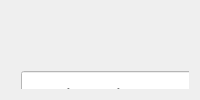
             <widget class="QWidget" name="page_4">
              <layout class="QVBoxLayout" name="verticalLayout_8">
               <item>
                <widget class="QWidget" name="widget_9" native="true">
                 <property name="minimumSize">
                  <size>
                   <width>0</width>
                   <height>40</height>
                  </size>
                 </property>
                 <widget class="QLabel" name="label_9">
                  <property name="geometry">
                   <rect>
                    <x>620</x>
                    <y>0</y>
                    <width>301</width>
                    <height>50</height>
                   </rect>
                  </property>
                  <property name="minimumSize">
                   <size>
                    <width>0</width>
                    <height>50</height>
                   </size>
                  </property>
                  <property name="font">
                   <font>
                    <pointsize>18</pointsize>
                    <weight>75</weight>
                    <bold>true</bold>
                   </font>
                  </property>
                  <property name="text">
                   <string> Add Student ➕👤</string>
                  </property>
                 </widget>
                 <widget class="QLineEdit" name="lineEdit_14">
                  <property name="geometry">
                   <rect>
                    <x>10</x>
                    <y>60</y>
                    <width>1450</width>
                    <height>50</height>
                   </rect>
                  </property>
                  <property name="minimumSize">
                   <size>
                    <width>1450</width>
                    <height>50</height>
                   </size>
                  </property>
                  <property name="maximumSize">
                   <size>
                    <width>16777215</width>
                    <height>40</height>
                   </size>
                  </property>
                  <property name="font">
                   <font>
                    <pointsize>15</pointsize>
                   </font>
                  </property>
                  <property name="styleSheet">
                   <string notr="true">background:white</string>
                  </property>
                  <property name="text">
                   <string/>
                  </property>
                  <property name="placeholderText">
                   <string> Student Id</string>
                  </property>
                 </widget>
                 <widget class="QLineEdit" name="lineEdit_15">
                  <property name="geometry">
                   <rect>
                    <x>10</x>
                    <y>420</y>
                    <width>1450</width>
                    <height>50</height>
                   </rect>
                  </property>
                  <property name="minimumSize">
                   <size>
                    <width>1450</width>
                    <height>50</height>
                   </size>
                  </property>
                  <property name="maximumSize">
                   <size>
                    <width>16777215</width>
                    <height>40</height>
                   </size>
                  </property>
                  <property name="font">
                   <font>
                    <pointsize>15</pointsize>
                   </font>
                  </property>
                  <property name="styleSheet">
                   <string notr="true">background:white</string>
                  </property>
                  <property name="placeholderText">
                   <string> Email Id</string>
                  </property>
                 </widget>
                 <widget class="QLineEdit" name="lineEdit_16">
                  <property name="geometry">
                   <rect>
                    <x>10</x>
                    <y>120</y>
                    <width>1450</width>
                    <height>50</height>
                   </rect>
                  </property>
                  <property name="minimumSize">
                   <size>
                    <width>1450</width>
                    <height>50</height>
                   </size>
                  </property>
                  <property name="maximumSize">
                   <size>
                    <width>16777215</width>
                    <height>40</height>
                   </size>
                  </property>
                  <property name="font">
                   <font>
                    <pointsize>15</pointsize>
                   </font>
                  </property>
                  <property name="styleSheet">
                   <string notr="true">background:white</string>
                  </property>
                  <property name="placeholderText">
                   <string> Student Name</string>
                  </property>
                 </widget>
                 <widget class="QLineEdit" name="lineEdit_17">
                  <property name="geometry">
                   <rect>
                    <x>10</x>
                    <y>300</y>
                    <width>1450</width>
                    <height>50</height>
                   </rect>
                  </property>
                  <property name="minimumSize">
                   <size>
                    <width>1450</width>
                    <height>50</height>
                   </size>
                  </property>
                  <property name="maximumSize">
                   <size>
                    <width>16777215</width>
                    <height>40</height>
                   </size>
                  </property>
                  <property name="font">
                   <font>
                    <pointsize>15</pointsize>
                   </font>
                  </property>
                  <property name="styleSheet">
                   <string notr="true">background:white</string>
                  </property>
                  <property name="placeholderText">
                   <string> Address</string>
                  </property>
                 </widget>
                 <widget class="QLineEdit" name="lineEdit_18">
                  <property name="geometry">
                   <rect>
                    <x>10</x>
                    <y>540</y>
                    <width>1450</width>
                    <height>50</height>
                   </rect>
                  </property>
                  <property name="minimumSize">
                   <size>
                    <width>1450</width>
                    <height>50</height>
                   </size>
                  </property>
                  <property name="maximumSize">
                   <size>
                    <width>16777215</width>
                    <height>40</height>
                   </size>
                  </property>
                  <property name="font">
                   <font>
                    <pointsize>15</pointsize>
                   </font>
                  </property>
                  <property name="styleSheet">
                   <string notr="true">background:white</string>
                  </property>
                  <property name="placeholderText">
                   <string> Father Name</string>
                  </property>
                 </widget>
                 <widget class="QLineEdit" name="lineEdit_19">
                  <property name="geometry">
                   <rect>
                    <x>10</x>
                    <y>480</y>
                    <width>1450</width>
                    <height>50</height>
                   </rect>
                  </property>
                  <property name="minimumSize">
                   <size>
                    <width>1450</width>
                    <height>50</height>
                   </size>
                  </property>
                  <property name="maximumSize">
                   <size>
                    <width>16777215</width>
                    <height>40</height>
                   </size>
                  </property>
                  <property name="font">
                   <font>
                    <pointsize>15</pointsize>
                   </font>
                  </property>
                  <property name="styleSheet">
                   <string notr="true">background:white</string>
                  </property>
                  <property name="placeholderText">
                   <string> Contact Number</string>
                  </property>
                 </widget>
                 <widget class="QLineEdit" name="lineEdit_20">
                  <property name="geometry">
                   <rect>
                    <x>10</x>
                    <y>180</y>
                    <width>1450</width>
                    <height>50</height>
                   </rect>
                  </property>
                  <property name="minimumSize">
                   <size>
                    <width>1450</width>
                    <height>50</height>
                   </size>
                  </property>
                  <property name="maximumSize">
                   <size>
                    <width>16777215</width>
                    <height>40</height>
                   </size>
                  </property>
                  <property name="font">
                   <font>
                    <pointsize>15</pointsize>
                   </font>
                  </property>
                  <property name="styleSheet">
                   <string notr="true">background:white</string>
                  </property>
                  <property name="placeholderText">
                   <string> Date of Birth</string>
                  </property>
                 </widget>
                 <widget class="QLineEdit" name="lineEdit_21">
                  <property name="geometry">
                   <rect>
                    <x>10</x>
                    <y>240</y>
                    <width>1450</width>
                    <height>50</height>
                   </rect>
                  </property>
                  <property name="minimumSize">
                   <size>
                    <width>1450</width>
                    <height>50</height>
                   </size>
                  </property>
                  <property name="maximumSize">
                   <size>
                    <width>16777215</width>
                    <height>40</height>
                   </size>
                  </property>
                  <property name="font">
                   <font>
                    <pointsize>15</pointsize>
                   </font>
                  </property>
                  <property name="styleSheet">
                   <string notr="true">background:white</string>
                  </property>
                  <property name="placeholderText">
                   <string> Gender</string>
                  </property>
                 </widget>
                 <widget class="QLineEdit" name="lineEdit_23">
                  <property name="geometry">
                   <rect>
                    <x>10</x>
                    <y>660</y>
                    <width>1450</width>
                    <height>50</height>
                   </rect>
                  </property>
                  <property name="minimumSize">
                   <size>
                    <width>1450</width>
                    <height>50</height>
                   </size>
                  </property>
                  <property name="maximumSize">
                   <size>
                    <width>16777215</width>
                    <height>40</height>
                   </size>
                  </property>
                  <property name="font">
                   <font>
                    <pointsize>15</pointsize>
                   </font>
                  </property>
                  <property name="styleSheet">
                   <string notr="true">background:white</string>
                  </property>
                  <property name="placeholderText">
                   <string> Registration Number</string>
                  </property>
                 </widget>
                 <widget class="QWidget" name="widget_10" native="true">
                  <property name="geometry">
                   <rect>
                    <x>10</x>
                    <y>720</y>
                    <width>1450</width>
                    <height>50</height>
                   </rect>
                  </property>
                  <property name="minimumSize">
                   <size>
                    <width>1450</width>
                    <height>50</height>
                   </size>
                  </property>
                  <property name="maximumSize">
                   <size>
                    <width>16777215</width>
                    <height>50</height>
                   </size>
                  </property>
                  <widget class="QPushButton" name="pushButton_20">
                   <property name="geometry">
                    <rect>
                     <x>0</x>
                     <y>0</y>
                     <width>350</width>
                     <height>50</height>
                    </rect>
                   </property>
                   <property name="maximumSize">
                    <size>
                     <width>350</width>
                     <height>50</height>
                    </size>
                   </property>
                   <property name="font">
                    <font>
                     <pointsize>15</pointsize>
                    </font>
                   </property>
                   <property name="styleSheet">
                    <string notr="true">background:white</string>
                   </property>
                   <property name="text">
                    <string> Back</string>
                   </property>
                  </widget>
                  <widget class="QPushButton" name="pushButton_21">
                   <property name="geometry">
                    <rect>
                     <x>1100</x>
                     <y>0</y>
                     <width>350</width>
                     <height>50</height>
                    </rect>
                   </property>
                   <property name="minimumSize">
                    <size>
                     <width>350</width>
                     <height>50</height>
                    </size>
                   </property>
                   <property name="font">
                    <font>
                     <pointsize>15</pointsize>
                    </font>
                   </property>
                   <property name="styleSheet">
                    <string notr="true">background:white</string>
                   </property>
                   <property name="text">
                    <string> Submit</string>
                   </property>
                  </widget>
                 </widget>
                 <widget class="QLineEdit" name="lineEdit_24">
                  <property name="geometry">
                   <rect>
                    <x>10</x>
                    <y>600</y>
                    <width>1450</width>
                    <height>50</height>
                   </rect>
                  </property>
                  <property name="minimumSize">
                   <size>
                    <width>1450</width>
                    <height>50</height>
                   </size>
                  </property>
                  <property name="maximumSize">
                   <size>
                    <width>16777215</width>
                    <height>40</height>
                   </size>
                  </property>
                  <property name="font">
                   <font>
                    <pointsize>15</pointsize>
                   </font>
                  </property>
                  <property name="styleSheet">
                   <string notr="true">background:white</string>
                  </property>
                  <property name="placeholderText">
                   <string> Father Contact Number</string>
                  </property>
                 </widget>
                 <widget class="QComboBox" name="comboBox_3">
                  <property name="geometry">
                   <rect>
                    <x>10</x>
                    <y>360</y>
                    <width>1450</width>
                    <height>50</height>
                   </rect>
                  </property>
                  <property name="minimumSize">
                   <size>
                    <width>1450</width>
                    <height>50</height>
                   </size>
                  </property>
                  <property name="maximumSize">
                   <size>
                    <width>16777215</width>
                    <height>40</height>
                   </size>
                  </property>
                  <property name="font">
                   <font>
                    <pointsize>15</pointsize>
                   </font>
                  </property>
                  <property name="styleSheet">
                   <string notr="true">background:white</string>
                  </property>
                  <property name="currentText">
                   <string/>
                  </property>
                  <property name="insertPolicy">
                   <enum>QComboBox::InsertAfterCurrent</enum>
                  </property>
                  <property name="minimumContentsLength">
                   <number>0</number>
                  </property>
                 </widget>
                </widget>
               </item>
              </layout>
             </widget>
